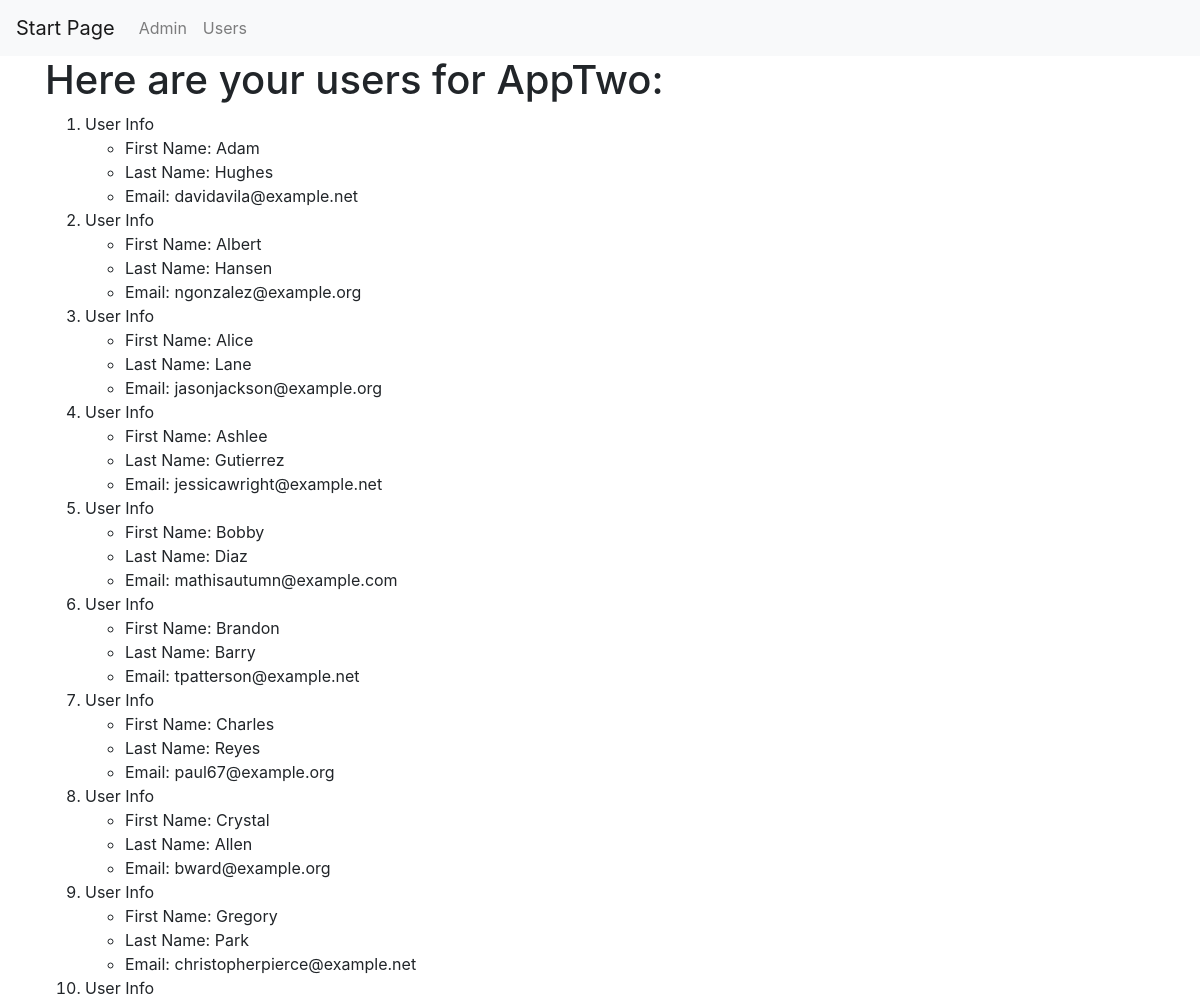
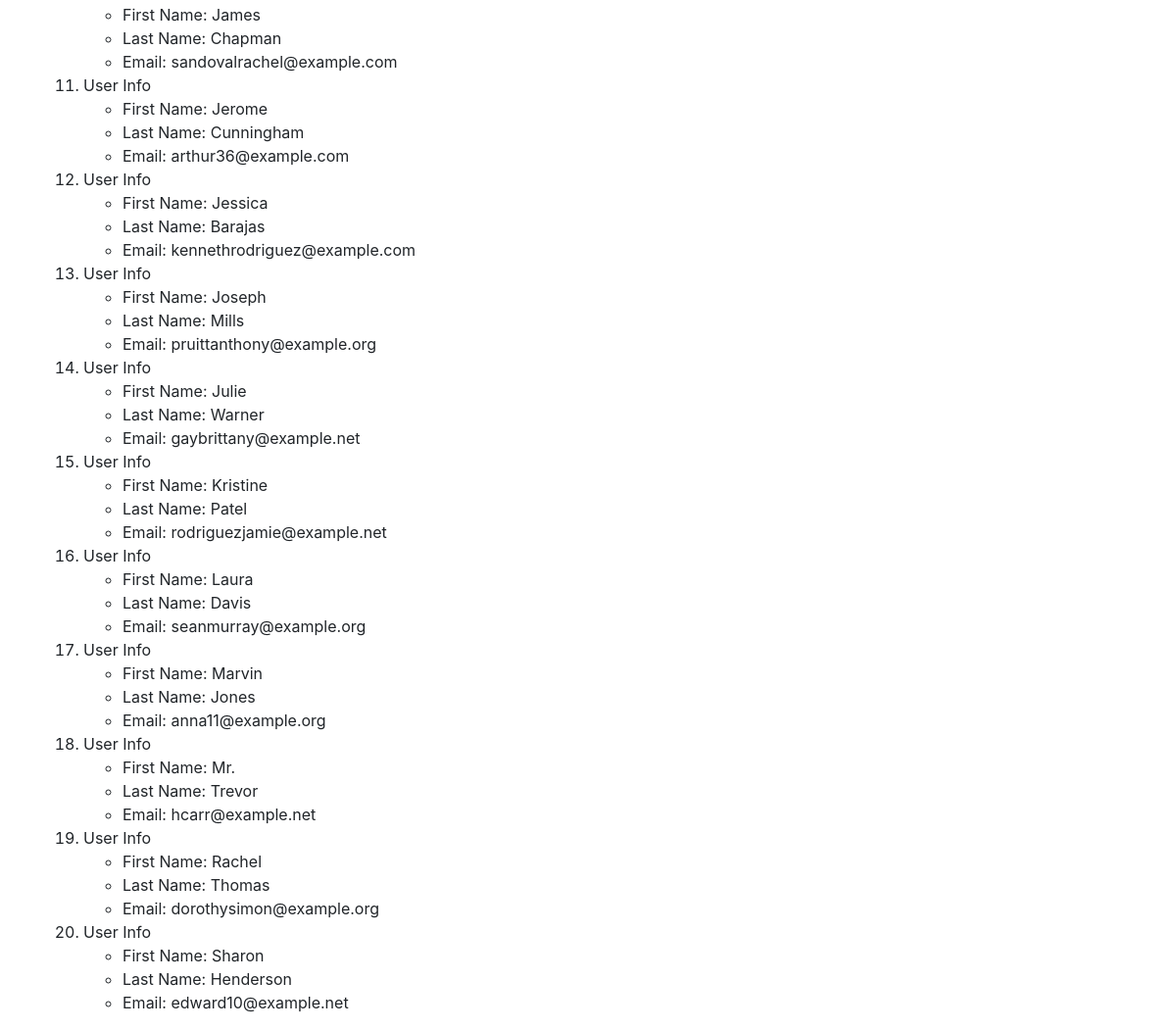
/users/, run on the app's committed database (2 pictures, top to bottom).
### appTwo/models.py (models this page shows)
class User(models.Model):
    first_name = models.CharField(max_length=128)
    last_name = models.CharField(max_length=128)
    email = models.EmailField(max_length=264, unique=True)

### appTwo/views.py (the view)
# urls.py: path('users/', include('appTwo.urls')),
def users(request):
    user_list = User.objects.order_by('first_name')
    user_dict = {'users': user_list}
    return render(request, 'appTwo/users.html', context=user_dict)

### templates/appTwo/users.html
{% extends "appTwo/base.html" %}
    {% block body_block %}
        <h1>Here are your users for AppTwo:</h1>
        {% if users %}
        <ol>
            {% for person in users %}
            <li>User Info</li>
            <ul>
                <li>First Name: {{ person.first_name }}</li>
                <li>Last Name: {{ person.last_name }}</li>
                <li>Email: {{ person.email }}</li>
            </ul>
            {% endfor %}
        </ol>
        {% endif %}
    {% endblock %}

### templates/appTwo/base.html (shortened to what this page needs)
<!DOCTYPE html>
<html>
  <head>
    <link rel="stylesheet" href="https://stackpath.bootstrapcdn.com/bootstrap/4.1.3/css/bootstrap.min.css"
>
  </head>
  <body>
    <nav class="navbar navbar-expand-lg navbar-light bg-light">
      <div class="navbar-nav">
        <a class="navbar-brand" href="{% url 'index' %}">Start Page</a>
        <a class="nav-item nav-link" href="{% url 'admin:index' %}">Admin</a>
        <a class="nav-item nav-link" href="{% url 'users' %}">Users</a>
      </div>
    </nav>
    <div class="container">
    {% block body_block %}
    {% endblock %}
    </div>
  </body>
</html>

### data on the page
User: first_name "Adam", last_name "Hughes", email "davidavila@example.net"
User: first_name "Albert", last_name "Hansen", email "ngonzalez@example.org"
User: first_name "Alice", last_name "Lane", email "jasonjackson@example.org"
User: first_name "Ashlee", last_name "Gutierrez", email "jessicawright@example.net"
User: first_name "Bobby", last_name "Diaz", email "mathisautumn@example.com"
User: first_name "Brandon", last_name "Barry", email "tpatterson@example.net"
User: first_name "Charles", last_name "Reyes", email "paul67@example.org"
User: first_name "Crystal", last_name "Allen", email "bward@example.org"
User: first_name "Gregory", last_name "Park", email "christopherpierce@example.net"
User: first_name "James", last_name "Chapman", email "sandovalrachel@example.com"
User: first_name "Jerome", last_name "Cunningham", email "arthur36@example.com"
User: first_name "Jessica", last_name "Barajas", email "kennethrodriguez@example.com"
User: first_name "Joseph", last_name "Mills", email "pruittanthony@example.org"
User: first_name "Julie", last_name "Warner", email "gaybrittany@example.net"
User: first_name "Kristine", last_name "Patel", email "rodriguezjamie@example.net"
User: first_name "Laura", last_name "Davis", email "seanmurray@example.org"
User: first_name "Marvin", last_name "Jones", email "anna11@example.org"
User: first_name "Mr.", last_name "Trevor", email "hcarr@example.net"
User: first_name "Rachel", last_name "Thomas", email "dorothysimon@example.org"
User: first_name "Sharon", last_name "Henderson", email "edward10@example.net"
